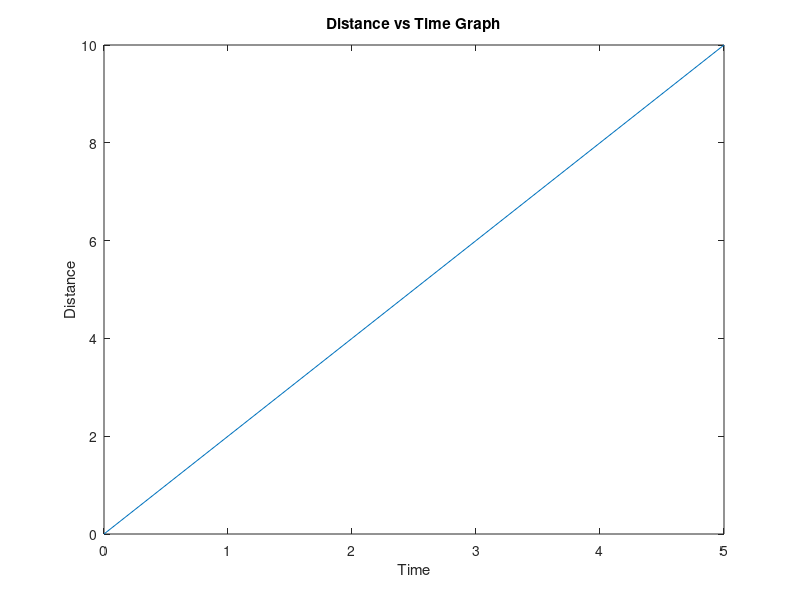

Source code (MATLAB):
clc;
clear all;
close all;

x = linspace(0, 5, 6)
y = 2.*x

plot(x, y)

xlabel('Time')
ylabel('Distance')
title('Distance vs Time Graph')